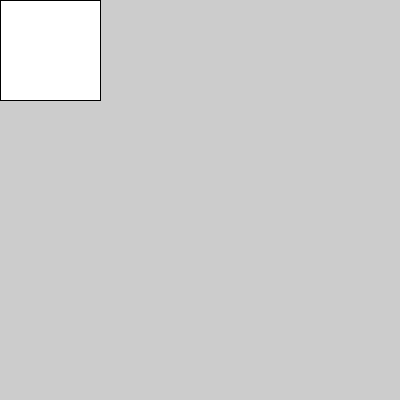
Frame 1 (no input)
Frame 60 (the mouse pressed at the canvas centre just before this capture): identical to frame 1, image omitted
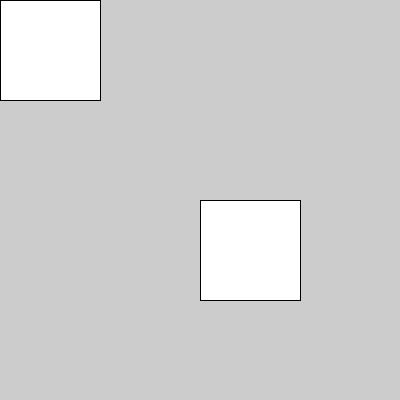
Frame 120 (the mouse held since frame 60 and released just before this capture)

The Processing sketch that drew these frames (run headless with seeded random() and noise(); from frame 60 on, the mouse is pressed at the canvas centre):

// Processing sketch: func_dibujar_cuadrado
// ── func_dibujar_cuadrado.pde
void setup(){
  size(400,400);
}

void draw(){
  dibujarCuadrado(mouseX,mouseY,100,100);
}

void dibujarCuadrado(int posX, int posY, int ancho, int alto){
  rect(posX, posY, ancho, alto);
}
